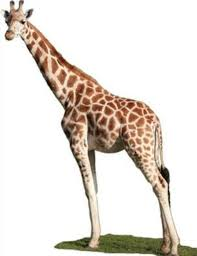
#> input picture Homework 1.0 - 1.4/data/gf.jpg, 197 x 256 px
$ jupyter execute ch11_notebook.ipynb
#> lines starting #> are read from the running program, lines starting #| are printed output that depends on the picture
[cell 1]
from PIL import Image
import numpy as np
import matplotlib.pyplot as pl
from pylab import *

pil_im = Image.open('./data/gf.jpg')
#> pil_im is the input picture: PIL image 197x256 RGB; mean R, G, B 229, 222.2, 215
img = pil_im.convert('L')
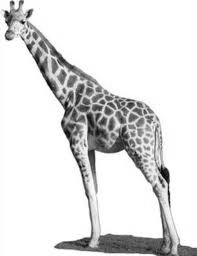
#> img: PIL image 197x256 L; min 2, max 255, mean 223.4

# [5 lines of commented-out code are left out]

fig, axs = subplots(1, 2, figsize=(16, 16))
axs[0].imshow(pil_im)
# axs[0].axis('off')
axs[1].imshow(img)
# axs[1].axis('off')
pl.show();
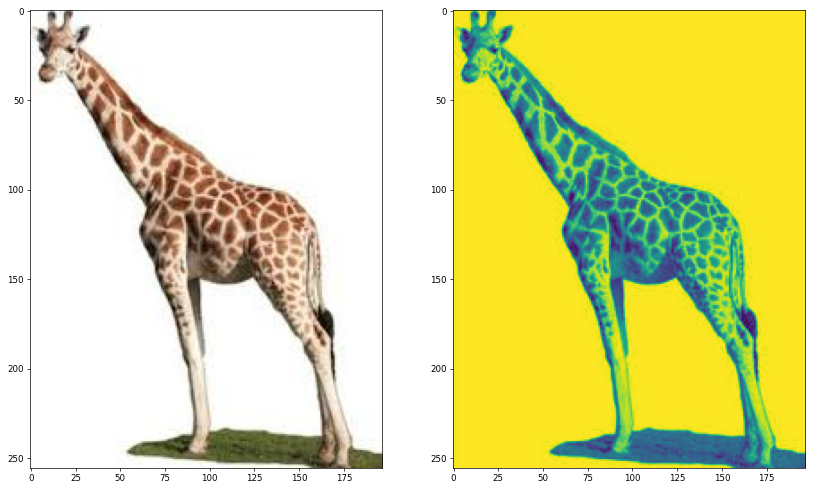
#> figure drawn by matplotlib, 2 panels

[cell 2]
help(Image.open)

[cell 3]
import os
filelist = os.listdir('data')
for infile in filelist:
    outfile = os.path.splitext(infile)[0] + ".jpg"
    print(outfile)
    if infile != outfile:
        try:
            Image.open(infile).save(outfile)
        except IOError:
            print("cannot convert", infile)

[cell 4]
box = (0,0,80,80)
region = pil_im.crop(box)
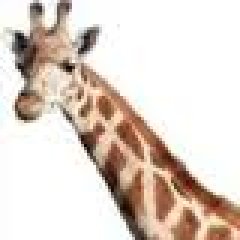
#> region: PIL image 80x80 RGB (shown 3 times larger); mean R, G, B 223.4, 211.2, 202.3
pl.figure()
pl.imshow(region)
pl.gray()
pl.axis('off')
pl.show()

[cell 5]
print(region)
#| <PIL.Image.Image image mode=RGB size=80x80 at 0x7F09A94E4C90>

[cell 6]
def showimage(src):
    pl.figure()
    pl.imshow(src)
    pl.axis('off')
    pl.show()

[cell 7]
showimage(region)

[cell 8]
region = region.transpose(Image.ROTATE_180)
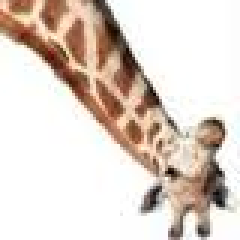
#> region: PIL image 80x80 RGB (shown 3 times larger); mean R, G, B 223.4, 211.2, 202.3
showimage(region)

[cell 9]
pil_im.paste(region,box)
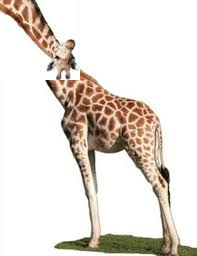
#> pil_im: PIL image 197x256 RGB; mean R, G, B 229, 222.2, 215
showimage(pil_im)

[cell 10]
out = pil_im.resize((128,128))
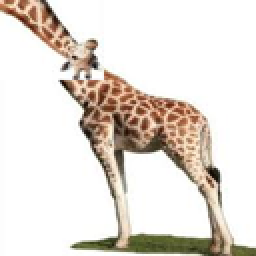
#> out: PIL image 128x128 RGB (shown 2 times larger); mean R, G, B 229, 222.2, 215
showimage(out)

[cell 11]
out = out.rotate(45)
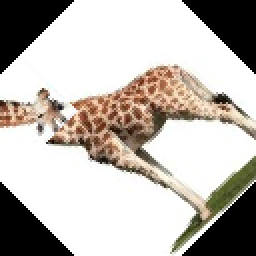
#> out: PIL image 128x128 RGB (shown 2 times larger); mean R, G, B 189.3, 183.5, 177.6
showimage(out)
